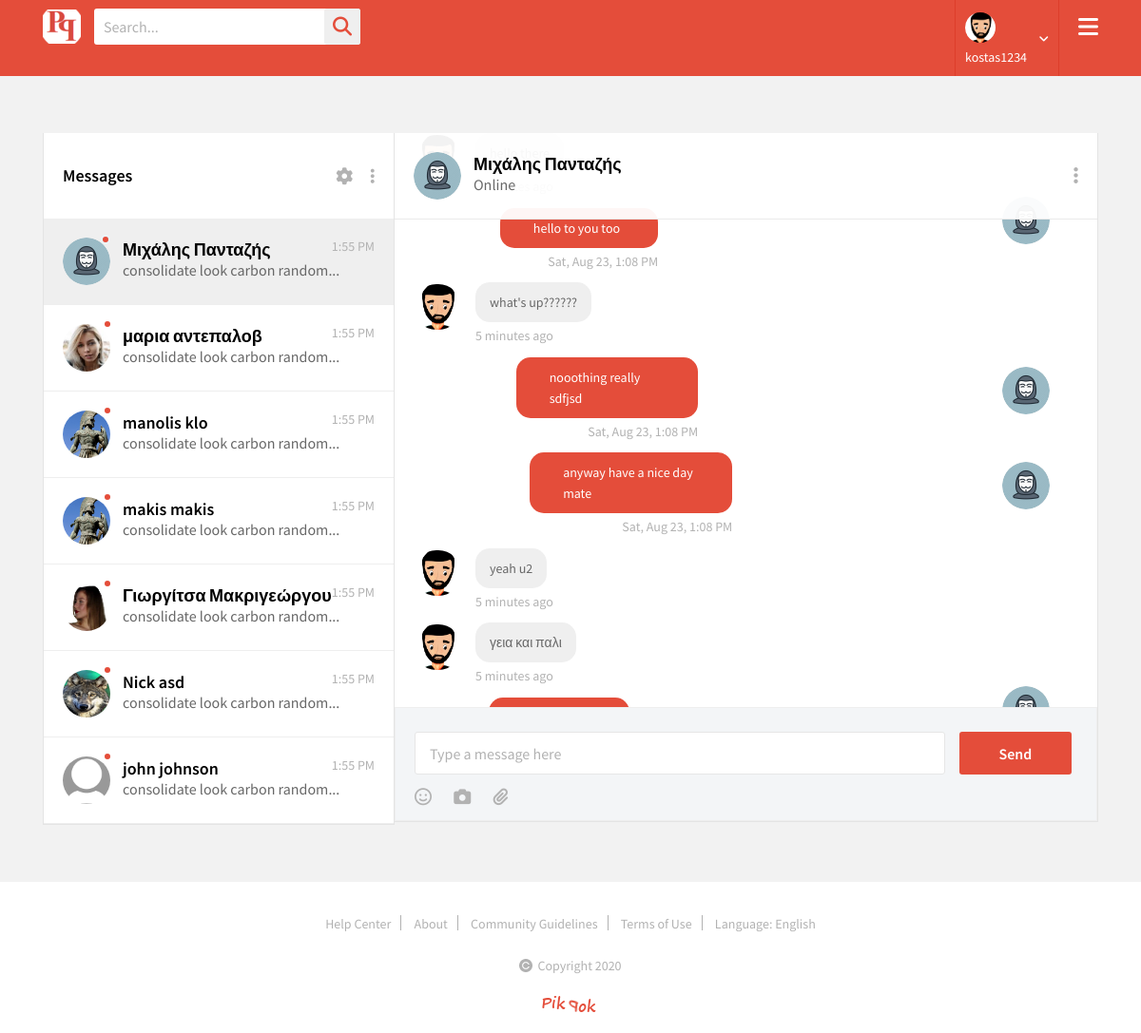
Screenshot of /messages.php?receiver_id=40 (signed in) with the database file from the repository.
### tables this page shows
CREATE TABLE `members` (
  `username` varchar(100) NOT NULL,
  `password` mediumtext NOT NULL,
  `fname` varchar(100) NOT NULL,
  `lname` varchar(100) NOT NULL,
  `email` varchar(100) NOT NULL,
  `date_of_registration` date NOT NULL,
  `id` int(30) NOT NULL,
  `sex` tinyint(1) DEFAULT NULL,
  `date_of_birth` date DEFAULT NULL,
  `profile_pic` varchar(100) DEFAULT NULL,
  `picture_path` varchar(100) DEFAULT NULL,
  `bio` text DEFAULT NULL
);

CREATE TABLE `chat_message` (
  `chat_message_id` int(11) NOT NULL,
  `by_user_id` int(11) NOT NULL,
  `to_user_id` int(11) NOT NULL,
  `message` text NOT NULL,
  `time_sent` datetime NOT NULL,
  `status` enum('read','unread') NOT NULL DEFAULT 'unread'
);

### messages.php (the view, shortened to what this page needs)
<?php
require('db/db.php');
$uname = ($_SESSION['username']);
$query_users = "SELECT * FROM members WHERE username <> '$uname' LIMIT 7";
$result_users = mysqli_query($con, $query_users);
if (isset($_GET['receiver_id'])) {
 	$receiver_id = $_REQUEST['receiver_id'];
}
$query_uid = mysqli_query($con, "SELECT id FROM members WHERE username = '$uname' LIMIT 1");
$row_uid = mysqli_fetch_array($query_uid);
$sender_id = $row_uid[0];
$query_sender_rows = mysqli_query($con, "SELECT * FROM members WHERE id='$sender_id'");
$sender_row = mysqli_fetch_array($query_sender_rows);
$query_receiver_rows = mysqli_query($con, "SELECT * FROM members WHERE id='$receiver_id'");
$receiver_row = mysqli_fetch_array($query_receiver_rows);
?>
<!DOCTYPE html>
<html>
<head>
	<link rel="stylesheet" type="text/css" href="css/animate.css">
	<link rel="stylesheet" type="text/css" href="css/bootstrap.min.css">
	<link rel="stylesheet" type="text/css" href="css/flatpickr.min.css">
	<link rel="stylesheet" type="text/css" href="lib/slick/slick.css">
	<link rel="stylesheet" type="text/css" href="css/jquery.mCustomScrollbar.min.css">
	<link rel="stylesheet" type="text/css" href="lib/slick/slick-theme.css">
	<link rel="stylesheet" type="text/css" href="css/style.css">
	<link rel="stylesheet" type="text/css" href="css/responsive.css">
</head>
<body oncontextmenu="return false;">
	<div class="wrapper">
		<header>
			<div class="container">
				<div class="header-data">
					<div class="logo">
						<a href="index.php" title=""><img src="images/logo.png" alt=""></a>
					</div>
					<div class="search-bar">
						<form>
							<input type="text" name="search" id="search" placeholder="Search...">
							<button type="submit"><i class="fa fa-search"></i></button>
						</form>
					</div>
					<div class="menu-btn">
						<a href="#" title=""><i class="fa fa-bars"></i></a>
					</div>
			<?php
				if(isset($_SESSION['username'])) {
				$uname = $_SESSION['username'];
				$query_picture = "SELECT picture_path, profile_pic FROM members WHERE username = '$uname'";
				$result_picture = mysqli_query($con, $query_picture);
				$row_picture = mysqli_fetch_array($result_picture);
				$picture_path = $row_picture['picture_path'];
				$picture_name = $row_picture['profile_pic'];
				echo "
					<div class='user-account'>
						<div class='user-info'>
							<img style=\"width:32px; height:32px;\" src=\"".$picture_path.$picture_name."\" alt=\"users photo\"/>
							<a href='profile3.php' title=''>";?>
							<?php if(isset($_SESSION['username']))  echo $_SESSION['username'];
							echo "</a>
							<i class='fa fa-angle-down'></i>
						</div>
						<div class='user-account-settingss'>
							<h3>Online Status</h3>
							<ul class='on-off-status'>
								<li>
									<div class='fgt-sec'>
										<input type='radio' name='cc' id='c5'>
										<label for='c5'>
											<span></span>
										</label>
										<small>Online</small>
									</div>
								</li>
								<li>
									<div class='fgt-sec'>
										<input type='radio' name='cc' id='c6'>
										<label for='c6'>
											<span></span>
										</label>
										<small>Offline</small>
									</div>
								</li>
							</ul>
							<h3>Custom Status</h3>
							<div class='search_form'>
								<form>
									<input type='text' name='search'>
									<button type='submit'>Ok</button>
								</form>
							</div>
							<h3>Setting</h3>
							<ul class='us-links'>
								<li><a href='profile3.php' title=''>My Profile</a></li>
								<li><a href='profile-account-setting.php' title=''>Account Setting</a></li>
								<li><a href='privacy_policy.php' title=''>Privacy</a></li>
								<li><a href='termsofuse.php' title=''>Terms & Conditions</a></li>
							</ul>
							<h3 class='tc'><a href='db/logout.php' title=''>Logout</a></h3>
						</div>
					</div>
					";
				}
					else
						echo "<div class='user-account'>
						<div class='user-info' style='margin-left:auto; margin-right:auto;'>
							<a href='signin.php' title=''> <i class='fa fa-sign-in fa-lg'></i> Sign In</a>
						</div>
					";
			?>
				</div>
			</div>
		</header>
		<section class="messages-page">
			<div class="container">
				<div class="messages-sec">
					<div class="row">
						<div class="col-lg-4 col-md-12 no-pdd">
							<div class="msgs-list">
								<div class="msg-title">
									<h3>Messages</h3>
									<ul>
										<li><a href="#" title=""><i class="fa fa-cog"></i></a></li>
										<li><a href="#" title=""><i class="fa fa-ellipsis-v"></i></a></li>
									</ul>
								</div>
								<form action="messages.php" action="get" id="k">
								<div class="messages-list">
									<ul>
										<?php while ($row_users = mysqli_fetch_array($result_users)) {
										echo '
										<a onclick="userDetails('.$row_users['id'].');" href="messages.php?receiver_id='.$row_users['id'].'">
										<li class="btns'; if($receiver_id==$row_users['id']) echo ' active"';
										echo ' onclick="userDetails('.$row_users['id'].');">
											<div class="usr-msg-details">
												<div class="usr-ms-img">
													<img style="width:50px; height:50px;" src="'.$row_users['picture_path'].$row_users['profile_pic'].'" alt="users photo"/>
													<span class="msg-status"></span>
												</div>
												<div class="usr-mg-info">
													<h3 id="flname">'.$row_users['fname']." ".$row_users['lname'].'</h3>
													<p>consolidate look carbon random...</p>
												</div>
												<span class="posted_time">1:55 PM</span>
											</div>
										</li></a>
										'
										;
									}?>
									</ul>
								</div>
							</form>
							</div>
						</div>
						<div class="col-lg-8 col-md-12 pd-right-none pd-left-none">
							<div class="main-conversation-box">
								<div class="message-bar-head">
									<div class="usr-msg-details">
										<div class="usr-ms-img">
											<?php
											echo '<img id="chat-upper-image" src="'.$receiver_row['picture_path'].$receiver_row['profile_pic'].'" alt="users photo"/>';
											?>
										</div>
										<div class="usr-mg-info">
											<?php
											echo '<h3 id="chat-upper-name">'.$receiver_row['fname'].' '.$receiver_row['lname'].'</h3>';
											?>
											<p>Online</p>
										</div>
									</div>
									<a href="#" title=""><i class="fa fa-ellipsis-v"></i></a>
								</div>
								<div class="messages-line">
								<?php
								$query_show_messages = mysqli_query($con, "SELECT * FROM chat_message WHERE (by_user_id='$sender_id' OR to_user_id='$sender_id') AND (by_user_id='$receiver_id' OR to_user_id='$receiver_id') ");
								while($row_show_messages = mysqli_fetch_array($query_show_messages))
								{
									if($row_show_messages['by_user_id'] == $sender_id)
	                                    echo '
										<div class="main-message-box st3">
											<div class="message-dt st3">
												<div class="message-inner-dt">
													<p>'.$row_show_messages['message'].'</p>
												</div>
												<span>5 minutes ago</span>
											</div>
											<div class="messg-usr-img">
												<img src="'.$sender_row['picture_path'].$sender_row['profile_pic'].'" alt="users photo"/>
											</div>
										</div> ';
									else
										echo '
										<div class="main-message-box ta-right">
											<div class="message-dt">
												<div class="message-inner-dt message-inner-dt2">
													<p>'.$row_show_messages['message'].'</p>
												</div>
												<span>Sat, Aug 23, 1:08 PM</span>
											</div>
											<div class="messg-usr-img">
												<img src="'.$receiver_row['picture_path'].$receiver_row['profile_pic'].'" alt="users photo"/>
											</div>
										</div>';
								}
									?>
								</div>
								<div class="message-send-area">
									<form id="chat-form" name="chat-form">
										<div class="mf-field">
											<input type="text" id="message" name="message" placeholder="Type a message here">
											<button id="message-submit" type="submit">Send</button>
										</div>
										<ul>
											<li><a href="#" title=""><i class="fa fa-smile-o"></i></a></li>
											<li><a href="#" title=""><i class="fa fa-camera"></i></a></li>
											<li><a href="#" title=""><i class="fa fa-paperclip"></i></a></li>
										</ul>
									</form>
								</div>
							</div>
						</div>
					</div>
				</div>
			</div>
		</section>
		<footer>
			<div class="footy-sec mn no-margin">
				<div class="container">
					<ul>
						<li><a href="help_center.php" title="">Help Center</a></li>
						<li><a href="about.php" title="">About</a></li>
						<li><a href="community_guidelines.php" title="">Community Guidelines</a></li>
						<li><a href="termsofuse.php" title="">Terms of Use</a></li>
						<li><a href="#" title="">Language: English</a></li>
					</ul>
					<p><img src="images/copy-icon2.png" alt="">Copyright <script type="text/javascript">document.write(new Date().getFullYear());</script></p>
					<img class="fl-rgt" src="images/logo2.png" alt="">
				</div>
			</div>
		</footer>
	</div>
</body>
</html>

### css/responsive.css (style rules this page uses)
@media (max-width: 1200px) { .menu-btn { display: block; } }
@media (max-width: 1200px) { .footy-sec ul { width: 100%;text-align: center; } }
@media (max-width: 1200px) { .fl-rgt { float: none;margin-top: 0;padding-bottom: 20px;width: auto;padding-right: 0; } }
@media (max-width: 1200px) { .footy-sec.mn p { margin-top: 0;padding-bottom: 20px; } }
@media (max-width: 1200px) { .footy-sec.mn ul { padding: 30px 0 25px 0; } }
@media (max-width: 1200px) { .footy-sec p { width: 100%;text-align: center;margin-top: 15px; } }
@media (max-width: 1200px) { .footy-sec p img { float: none;top: 2px; } }
@media (max-width: 1200px) { .footy-sec { text-align: center; } }

### rows the page displays
members: picture_path+profile_pic (picture)
members: picture_path+profile_pic (placeholder picture), fname "Μιχάλης", lname "Πανταζής"
members: picture_path+profile_pic (picture), fname "μαρια", lname "αντεπαλοβ"
members: picture_path+profile_pic (picture), fname "manolis", lname "klo"
members: picture_path+profile_pic (picture), fname "makis", lname "makis"
members: picture_path+profile_pic (picture), fname "Γιωργίτσα", lname "Μακριγεώργου"
members: picture_path+profile_pic (picture), fname "Nick", lname "asd"
members: picture_path+profile_pic (placeholder picture), fname "john", lname "johnson"
chat_message: message "hello to you too", members.picture_path+profile_pic (placeholder picture)
chat_message: message "what's up??????", members.picture_path+profile_pic (picture)
chat_message: message "nooothing really sdfjsd", members.picture_path+profile_pic (placeholder picture)
chat_message: message "anyway have a nice day mate", members.picture_path+profile_pic (placeholder picture)
chat_message: message "yeah u2", members.picture_path+profile_pic (picture)
chat_message: message "γεια και παλι", members.picture_path+profile_pic (picture)
chat_message: members.picture_path+profile_pic (placeholder picture)

### other values shown
$_SESSION['username'] "kostas1234"
